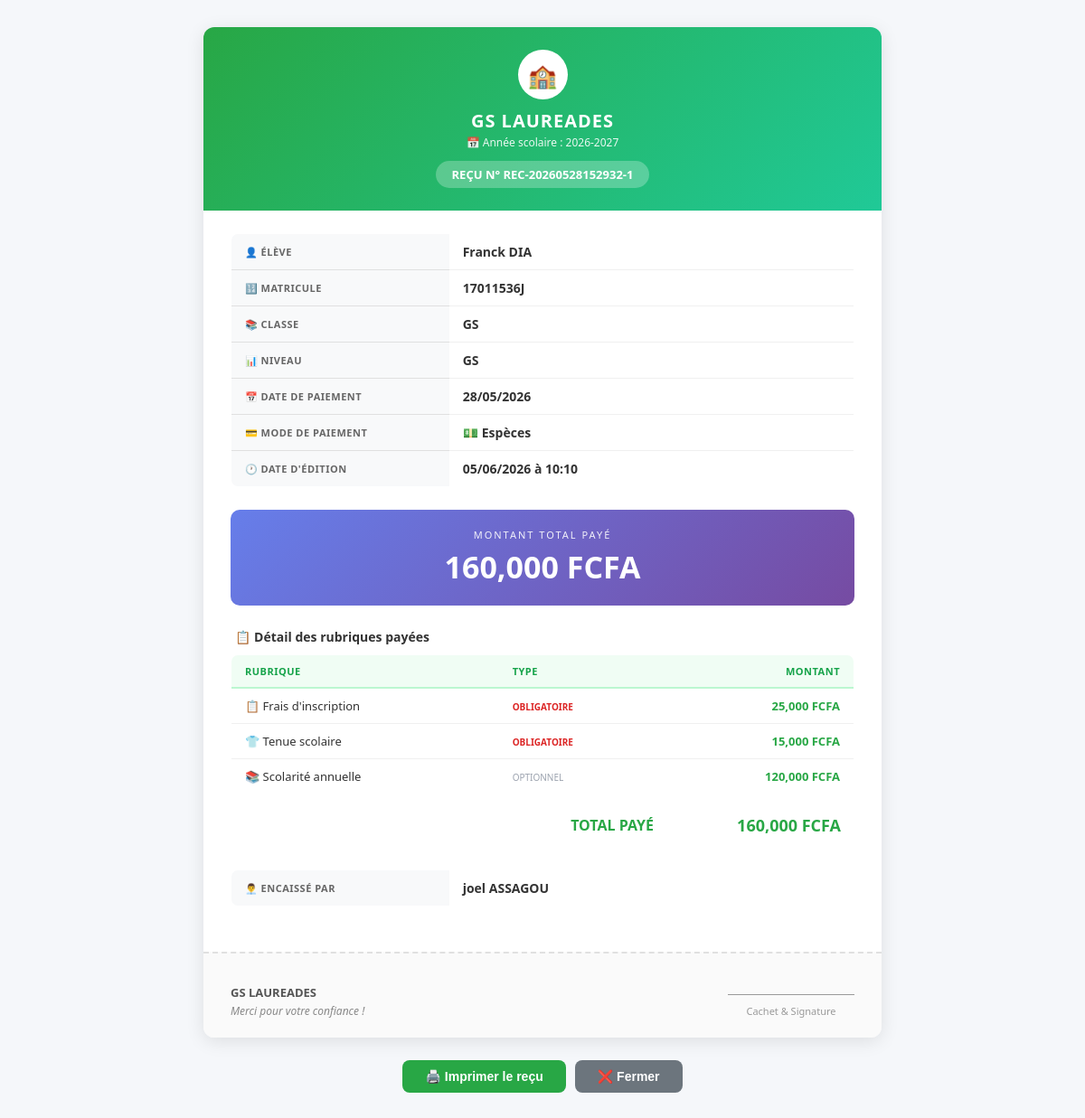
Screenshot of /paiement/1/recu (signed in) with the database file from the repository.
### models.py (models this page shows, shortened)
class Parametre(db.Model):
    __tablename__ = 'parametres'
    id = db.Column(db.Integer, primary_key=True)
    cle = db.Column(db.String(100), unique=True, nullable=False)
    valeur = db.Column(db.String(500))
    description = db.Column(db.String(200))
    date_modification = db.Column(db.DateTime, default=datetime.utcnow, onupdate=datetime.utcnow)

class Paiement(db.Model):
    __tablename__ = 'paiements'
    id = db.Column(db.Integer, primary_key=True)
    eleve_id = db.Column(db.Integer, db.ForeignKey('eleves.id'), nullable=False)
    montant = db.Column(db.Float, nullable=False)
    type_paiement = db.Column(db.String(50), nullable=False)
    reference = db.Column(db.String(100))
    description = db.Column(db.String(200))
    recu = db.Column(db.String(50), unique=True)
    date_paiement = db.Column(db.DateTime, default=datetime.utcnow)
    encaisse_par = db.Column(db.String(100))
    statut = db.Column(db.String(20), default='actif')
    annule_le = db.Column(db.DateTime, nullable=True)
    annule_par = db.Column(db.String(100), nullable=True)
    motif_annulation = db.Column(db.Text, nullable=True)
    annee_scolaire = db.Column(db.String(20), default='2025-2026')
    categorie_frais = db.Column(db.String(50), default='scolarite')  # Pour la catégorie principale
    details = db.Column(db.JSON, default={})

class Eleve(db.Model):
    __tablename__ = 'eleves'
    id = db.Column(db.Integer, primary_key=True)
    nom = db.Column(db.String(100), nullable=False)
    prenom = db.Column(db.String(100), nullable=False)
    classe = db.Column(db.String(50), nullable=False)
    genre = db.Column(db.String(1))
    date_naissance = db.Column(db.Date, nullable=True)
    lieu_naissance = db.Column(db.String(100))
    matricule = db.Column(db.String(50), unique=True, nullable=False)
    nom_parent = db.Column(db.String(200))
    profession_parent = db.Column(db.String(200))
    employeur = db.Column(db.String(200))
    telephone_parent = db.Column(db.String(20))
    adresse = db.Column(db.String(200))
    affiliation = db.Column(db.String(100))
    observation = db.Column(db.String(200))
    nom_parent1 = db.Column(db.String(200))
    profession_parent1 = db.Column(db.String(200))
    employeur2 = db.Column(db.String(200))
    telephone_parent2 = db.Column(db.String(20))
    adresse1 = db.Column(db.String(200))
    affiliation1 = db.Column(db.String(100))
    observation1 = db.Column(db.String(200))
    est_affecte_etat = db.Column(db.Boolean, default=False)
    reference_affectation = db.Column(db.String(100))
    organisme_affectation = db.Column(db.String(100), default='État')
    sous_groupe_id = db.Column(db.Integer, db.ForeignKey('sous_groupes.id'), nullable=True)
    transport_option_id = db.Column(db.Integer, db.ForeignKey('options_transport.id'), nullable=True)
    cantine_option_id = db.Column(db.Integer, db.ForeignKey('options_cantine.id'), nullable=True)
    renforcement_inscrit = db.Column(db.Boolean, default=False)
    frais_tenue = db.Column(db.Float, default=0)
    frais_droit_examen = db.Column(db.Float, default=0)
    frais_scolarite = db.Column(db.Float, default=0)
    montant_paye = db.Column(db.Float, default=0)
    date_inscription = db.Column(db.DateTime, default=datetime.utcnow)
    date_modification = db.Column(db.DateTime, default=datetime.utcnow, onupdate=datetime.utcnow)
    actif = db.Column(db.Boolean, default=True)
    commentaire = db.Column(db.Text)
    annee_scolaire = db.Column(db.String(20), default='2026-2027')
    reinscrit = db.Column(db.Boolean, default=False)
    date_reinscription = db.Column(db.DateTime, nullable=True)
    reinscrit_par = db.Column(db.String(100), nullable=True)
    paiements = db.relationship('Paiement', backref='eleve', lazy=True, cascade='all, delete-orphan')

class SousGroupe(db.Model):
    __tablename__ = 'sous_groupes'
    id = db.Column(db.Integer, primary_key=True)
    nom = db.Column(db.String(100), nullable=False)
    code = db.Column(db.String(50), unique=True)
    groupe_id = db.Column(db.Integer, db.ForeignKey('groupes_scolaires.id'), nullable=False)
    ordre = db.Column(db.Integer, default=0)
    description = db.Column(db.String(200))
    actif = db.Column(db.Boolean, default=True)
    date_creation = db.Column(db.DateTime, default=datetime.utcnow)
    eleves = db.relationship('Eleve', backref='sous_groupe', lazy=True)
    tarifs_affectation = db.relationship('TarifFraisAffecte', backref='sous_groupe', lazy=True,
                                         foreign_keys='TarifFraisAffecte.sous_groupe_id',
                                         cascade='all, delete-orphan')
    tarifs_frais = db.relationship('TarifFrais', backref='sous_groupe', lazy=True, cascade='all, delete-orphan')

### routes.py (the view)
@app.route('/paiement/<int:paiement_id>/recu')
@login_required
def imprimer_recu_unique(paiement_id):
    paiement = Paiement.query.get_or_404(paiement_id)
    eleve = paiement.eleve
    parametres_ecole = get_parametres_ecole()
    return render_template('recus/recu_unique.html',
                         paiement=paiement,
                         eleve=eleve,
                         parametres_ecole=parametres_ecole,
                         date_edition=datetime.now())

### app.py (called while the page is built)
@app.after_request
def close_db_connection(response):
    try:
        db.session.close()
    except:
        pass
    return response

### routes.py (called while the page is built)
@login_manager.user_loader
def load_user(user_id):
    return User.query.get(int(user_id))

def get_parametres_ecole():
    params = Parametre.query.all()
    parametres = {p.cle: p.valeur for p in params}
    defaults = {
        'nom_ecole': 'GS LAUREADES',
        'devise': 'FCFA',
        'annee_scolaire': '2024-2025',
        'adresse_ecole': '',
        'telephone_ecole': '',
        'email_notification': ''
    }
    for key, value in defaults.items():
        if key not in parametres or not parametres.get(key):
            parametres[key] = value
    return parametres

@app.context_processor
def injecter_parametres_ecole():
    try:
        params = Parametre.query.all()
        parametres = {p.cle: p.valeur for p in params}
    except:
        parametres = {}
    defaults = {
        'nom_ecole': 'GS LAUREADES',
        'devise': 'FCFA',
        'annee_scolaire': '2024-2025',
        'adresse_ecole': '',
        'telephone_ecole': '',
        'email_notification': ''
    }
    for key, value in defaults.items():
        if key not in parametres or not parametres[key]:
            parametres[key] = value
    return dict(parametres_ecole=parametres)

### templates/recus/recu_unique.html (shortened to what this page needs)
<!DOCTYPE html>
<html>
<head>
</head>
<body>
    <div class="recu">
        <div class="recu-header">
            <div class="logo">🏫</div>
            <h1>{{ parametres_ecole.get('nom_ecole', 'GS LAUREADES') }}</h1>
            <div class="subtitle">
                📅 Année scolaire : {{ parametres_ecole.get('annee_scolaire_active') }}
            </div>
            <div class="recu-badge">
                REÇU N° {{ paiement.recu or '---' }}
            </div>
        </div>
        <div class="recu-body">
            <table class="table-infos">
                <tr>
                    <th>👤 Élève</th>
                    <td>{{ eleve.prenom }} {{ eleve.nom }}</td>
                </tr>
                <tr>
                    <th>🔢 Matricule</th>
                    <td>{{ eleve.matricule }}</td>
                </tr>
                <tr>
                    <th>📚 Classe</th>
                    <td>{{ eleve.classe or '-' }}</td>
                </tr>
                {% if eleve.sous_groupe %}
                <tr>
                    <th>📊 Niveau</th>
                    <td>{{ eleve.sous_groupe.nom }}</td>
                </tr>
                {% endif %}
                <tr>
                    <th>📅 Date de paiement</th>
                    <td>{{ paiement.date_paiement.strftime('%d/%m/%Y') }}</td>
                </tr>
                <tr>
                    <th>💳 Mode de paiement</th>
                    <td>
                        {% if paiement.type_paiement == 'especes' %}💵 Espèces
                        {% elif paiement.type_paiement == 'cheque' %}📝 Chèque
                        {% elif paiement.type_paiement == 'virement' %}🏦 Virement bancaire
                        {% elif paiement.type_paiement == 'mobile_money' %}📱 Mobile Money
                        {% else %}{{ paiement.type_paiement|capitalize }}{% endif %}
                    </td>
                </tr>
                <tr>
                    <th>🕐 Date d'édition</th>
                    <td>{{ date_edition.strftime('%d/%m/%Y à %H:%M') }}</td>
                </tr>
            </table>
            <div class="montant-section">
                <div class="label">Montant total payé</div>
                <div class="valeur">{{ "{:,.0f}".format(paiement.montant) }} {{ parametres_ecole.get('devise', 'FCFA') }}</div>
            </div>
            {% set details = paiement.details if paiement.details else {} %}
            {% if details and (details.get('inscription', 0) > 0 or details.get('tenue', 0) > 0 or details.get('examen', 0) > 0 or details.get('scolarite', 0) > 0 or details.get('transport', 0) > 0 or details.get('cantine', 0) > 0 or details.get('renforcement', 0) > 0) %}
            <div class="rubriques-title">📋 Détail des rubriques payées</div>
            <table class="table-rubriques">
                <thead>
                    <tr>
                        <th>Rubrique</th>
                        <th>Type</th>
                        <th>Montant</th>
                    </tr>
                </thead>
                <tbody>
                    {% if details.get('inscription', 0) > 0 %}
                    <tr>
                        <td>📋 Frais d'inscription</td>
                        <td><span class="rubrique-obligatoire">OBLIGATOIRE</span></td>
                        <td>{{ "{:,.0f}".format(details.get('inscription', 0)) }} {{ parametres_ecole.get('devise', 'FCFA') }}</td>
                    </tr>
                    {% endif %}
                    {% if details.get('tenue', 0) > 0 %}
                    <tr>
                        <td>👕 Tenue scolaire</td>
                        <td><span class="rubrique-obligatoire">OBLIGATOIRE</span></td>
                        <td>{{ "{:,.0f}".format(details.get('tenue', 0)) }} {{ parametres_ecole.get('devise', 'FCFA') }}</td>
                    </tr>
                    {% endif %}
                    {% if details.get('scolarite', 0) > 0 %}
                    <tr>
                        <td>📚 Scolarité annuelle</td>
                        <td><span class="rubrique-optionnelle">OPTIONNEL</span></td>
                        <td>{{ "{:,.0f}".format(details.get('scolarite', 0)) }} {{ parametres_ecole.get('devise', 'FCFA') }}</td>
                    </tr>
                    {% endif %}
                </tbody>
            </table>
            <table class="table-total">
                <tr>
                    <td>TOTAL PAYÉ</td>
                    <td>{{ "{:,.0f}".format(paiement.montant) }} {{ parametres_ecole.get('devise', 'FCFA') }}</td>
                </tr>
            </table>
            {% endif %}
            <table class="table-infos" style="margin-top: 25px;">
                <tr>
                    <th>👨‍💼 Encaissé par</th>
                    <td>{{ paiement.encaisse_par or current_user.username }}</td>
                </tr>
            </table>
        </div>
        <div class="recu-footer">
            <div class="ecole-info">
                <strong>{{ parametres_ecole.get('nom_ecole', 'GS LAUREADES') }}</strong><br>
                <em>Merci pour votre confiance !</em>
            </div>
            <div class="signature-box">
                <div class="line"></div>
                <span>Cachet & Signature</span>
            </div>
        </div>
    </div>
    <div class="no-print">
        <button onclick="window.print()" class="btn btn-print">
            🖨️ Imprimer le reçu
        </button>
        <button onclick="window.close()" class="btn btn-close-recu">
            ❌ Fermer
        </button>
    </div>
</body>
</html>

### templates/recus/recu_unique.html (style rules this page uses)
* { margin: 0; padding: 0; box-sizing: border-box; }
body { font-family: 'Segoe UI', Arial, sans-serif; background: #f5f7fa; padding: 30px 15px; }
.recu { max-width: 750px; margin: 0 auto; background: white; border-radius: 12px; box-shadow: 0 4px 20px rgba(0,0,0,0.1); overflow: hidden; }
.recu-header { background: linear-gradient(135deg, #28a745 0%, #20c997 100%); color: white; padding: 25px 30px; text-align: center; }
.recu-header .logo { width: 55px; height: 55px; background: white; border-radius: 50%; display: inline-flex; align-items: center; justify-content: center; font-size: 26px; margin-bottom: 10px; }
.recu-header h1 { font-size: 20px; font-weight: 700; text-transform: uppercase; letter-spacing: 1px; }
.recu-header .subtitle { font-size: 12px; opacity: 0.9; margin: 2px 0; }
.recu-header .recu-badge { display: inline-block; background: rgba(255,255,255,0.25); padding: 6px 18px; border-radius: 20px; margin-top: 10px; font-size: 13px; font-weight: 600; }
.recu-body { padding: 25px 30px; }
.table-infos { width: 100%; border-collapse: collapse; margin-bottom: 25px; border: 1px solid #e0e0e0; border-radius: 8px; overflow: hidden; }
.table-infos th { background: #f8f9fa; padding: 10px 15px; text-align: left; font-size: 11px; text-transform: uppercase; color: #666; letter-spacing: 0.5px; border-bottom: 1px solid #e0e0e0; width: 35%; }
.table-infos td { padding: 10px 15px; font-size: 14px; font-weight: 600; color: #333; border-bottom: 1px solid #f0f0f0; }
.table-infos tr:last-child th, .table-infos tr:last-child td { border-bottom: none; }
.montant-section { background: linear-gradient(135deg, #667eea 0%, #764ba2 100%); color: white; padding: 20px; border-radius: 10px; text-align: center; margin-bottom: 25px; }
.montant-section .label { font-size: 11px; text-transform: uppercase; letter-spacing: 2px; opacity: 0.9; }
.montant-section .valeur { font-size: 34px; font-weight: 700; margin-top: 5px; }
.rubriques-title { font-size: 14px; font-weight: 700; color: #333; margin-bottom: 10px; padding-left: 5px; }
.table-rubriques { width: 100%; border-collapse: collapse; border: 1px solid #e0e0e0; border-radius: 8px; overflow: hidden; margin-bottom: 10px; }
.table-rubriques thead th { background: #f0fdf4; padding: 10px 15px; font-size: 11px; text-transform: uppercase; color: #16a34a; letter-spacing: 0.5px; border-bottom: 2px solid #bbf7d0; text-align: left; }
.table-rubriques thead th:last-child { text-align: right; }
.table-rubriques tbody td { padding: 10px 15px; font-size: 13px; border-bottom: 1px solid #f0f0f0; color: #333; }
.table-rubriques tbody td:last-child { text-align: right; font-weight: 600; color: #28a745; }
.table-rubriques tbody tr:last-child td { border-bottom: none; }
.table-rubriques .rubrique-obligatoire { color: #dc2626; font-size: 10px; font-weight: 600; }
.table-rubriques .rubrique-optionnelle { color: #9ca3af; font-size: 10px; }
.table-total { width: 100%; border-collapse: collapse; margin-bottom: 25px; }
.table-total td { padding: 12px 15px; font-size: 16px; font-weight: 700; }
.table-total td:first-child { color: #28a745; text-align: right; width: 70%; }
.table-total td:last-child { color: #28a745; text-align: right; width: 30%; font-size: 18px; }
.recu-footer { border-top: 2px dashed #e0e0e0; padding: 20px 30px; display: flex; justify-content: space-between; align-items: flex-end; background: #fafafa; }
.recu-footer .ecole-info { font-size: 12px; color: #888; line-height: 1.6; }
.recu-footer .ecole-info strong { color: #555; font-size: 13px; }
.signature-box { text-align: center; }
.signature-box .line { width: 140px; border-top: 1px solid #999; margin: 25px auto 5px; }
.signature-box span { font-size: 11px; color: #999; }
.no-print { text-align: center; margin-top: 25px; display: flex; gap: 10px; justify-content: center; }
.btn { padding: 10px 25px; border: none; border-radius: 8px; font-size: 14px; cursor: pointer; font-weight: 600; transition: all 0.2s; text-decoration: none; display: inline-block; }
.btn-print { background: #28a745; color: white; }
.btn-close-recu { background: #6c757d; color: white; }

### rows the page displays
Parametre: get "2026-2027"
Paiement: recu "REC-20260528152932-1", date_paiement "28/05/2026", montant "160,000", encaisse_par "joel ASSAGOU"
Eleve: prenom "Franck", nom "DIA", matricule "17011536J", classe "GS"
SousGroupe: sous_groupe.nom "GS"
Parametre: get "FCFA"

### other values shown
{{ parametres_ecole.get('nom_ecole', 'GS LAUREADES') }} "GS LAUREADES"
{{ "{:,.0f}".format(details.get('inscription', 0)) }} "25,000"
{{ "{:,.0f}".format(details.get('tenue', 0)) }} "15,000"
{{ "{:,.0f}".format(details.get('scolarite', 0)) }} "120,000"
